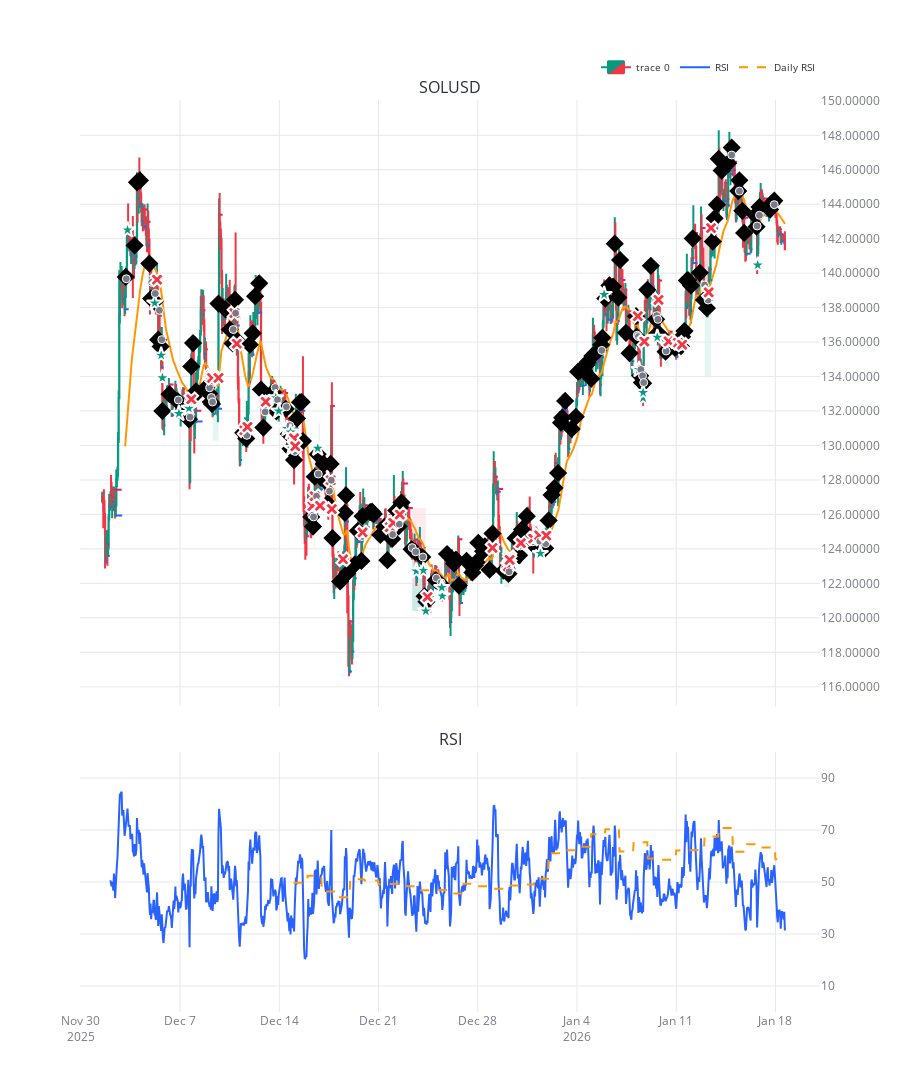

Notebook cell for this chart:
### Code cell
import pandas_ta as ta
import sys
import os
from datetime import datetime
from dotenv import load_dotenv
original_stdout = sys.stdout
original_stderr = sys.stderr
# sys.stdout = open(os.devnull, 'w')
# sys.stderr = open(os.devnull, 'w')
dotenv_path = os.path.abspath(os.path.join("..", ".env"))
load_dotenv(dotenv_path)

os.environ['ZONE_INVERSION_MARGIN_MICROPIPS'] = '100'  # Zones Tuning
os.environ['BREAKOUT_MIN_STRENGTH_MICROPIPS'] = '100'  # Breakout Tuning
os.environ['MIN_RISK_DISTANCE_MICROPIPS'] = '0.001'
os.environ['RR'] = '1.6'

notebook_dir = os.getcwd()
if os.path.basename(notebook_dir) == "notebooks":
    parent_dir = os.path.abspath("..")
    if parent_dir not in sys.path:
        sys.path.insert(0, parent_dir)
from src.utils.config import Config
from src.models.timeframe import Timeframe
from src.utils.plot import plotly_plot
from main import backtesting

Config.show_debug_logs = True
# Tuning
# Config.zone_inversion_margin_micropips = 0 # Zones Tuning
# Config.breakout_min_strength_micropips = 100 # Breakout Tuning: We to break at least X amount of micropips in order to consider a breakout as valid
# Config.min_risk_distance_micropips = 0 


max_candles = None
symbols = ['SOLUSD']
timeframe = Timeframe.H1
start_date = datetime(2025, 12, 1, 13, 10, 0)
end_date = datetime.now()



res = backtesting(
        symbols=symbols,
        timeframe=timeframe,
        start_date=start_date,
        end_date=end_date,
        max_candles=max_candles)

for symbol_index, (symbol, pair_data) in enumerate(res['data'].items()):
    plotly_plot(res['cerebro'], pair_data, symbol, symbol_index=symbol_index, height=1100)
